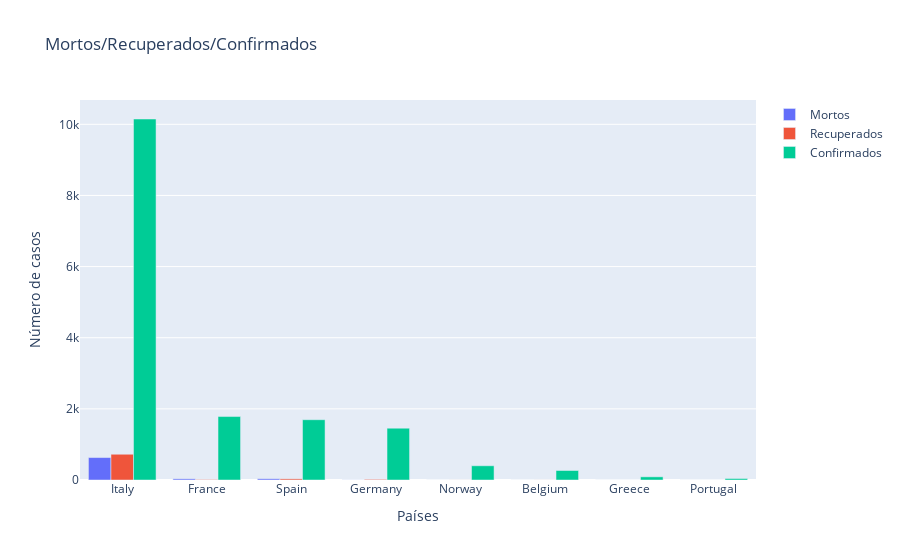

The cell this chart's notebook holds for it:
### Code cell
temp = full_table.loc[full_table.Date == full_table.Date.max()]
temp = temp.groupby(['Country/Region'])['Confirmed', 'Deaths', 'Recovered'].sum().sort_values('Confirmed',ascending=False)


europa = ['Italy', 'France', 'Germany', 'Spain', 'Belgium', 'Norway','Greece',  'Portugal']

temp=temp.reset_index()
temp=temp.loc[temp['Country/Region'].isin(europa)]


import plotly.graph_objects as go

fig = go.Figure(data=[
    go.Bar(name='Mortos', x=temp['Country/Region'], y=temp['Deaths']),
    go.Bar(name='Recuperados', x=temp['Country/Region'], y=temp['Recovered']),
    go.Bar(name='Confirmados', x=temp['Country/Region'], y=temp['Confirmed']),
])

fig.update_layout(
    title="Mortos/Recuperados/Confirmados",
    xaxis_title="Países",
    yaxis_title="Número de casos",
)
fig.show()

### Figure 1 — Plotly figure (JSON) as saved in the notebook; plotly's stock layout.template omitted (floating-point values rounded to 4 significant figures)
{"data": [{"name": "Mortos", "type": "bar", "x": ["Italy", "France", "Spain", "Germany", "Norway", "Belgium", "Greece", "Portugal"], "y": [631, 33, 35, 2, 0, 0, 0, 0]}, {"name": "Recuperados", "type": "bar", "x": ["Italy", "France", "Spain", "Germany", "Norway", "Belgium", "Greece", "Portugal"], "y": [724, 12, 32, 18, 1, 1, 0, 0]}, {"name": "Confirmados", "type": "bar", "x": ["Italy", "France", "Spain", "Germany", "Norway", "Belgium", "Greece", "Portugal"], "y": [10149, 1784, 1695, 1457, 400, 267, 89, 41]}], "layout": {"autosize": true, "title": {"text": "Mortos/Recuperados/Confirmados"}, "xaxis": {"autorange": true, "range": [-0.5, 7.5], "title": {"text": "Países"}, "type": "category"}, "yaxis": {"autorange": true, "range": [0, 10680.0], "title": {"text": "Número de casos"}, "type": "linear"}}}
